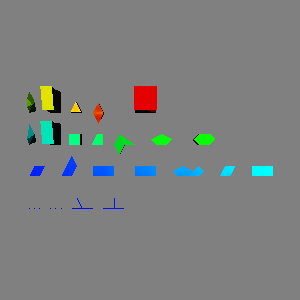

The script that drew this image:
#!/usr/bin/env python

# Demonstrate vtkUnstructuredGridGeometryFilter on an unstructured grid
# containing all VTK linear and quadratic cell types, with shared faces
# between adjacent cells of the same type, colored by blue-to-red LUT.

# Factory overrides
import vtkmodules.vtkInteractionStyle  # noqa: F401
import vtkmodules.vtkRenderingFreeType  # noqa: F401
import vtkmodules.vtkRenderingOpenGL2  # noqa: F401

from vtkmodules.vtkCommonCore import (
    vtkFloatArray,
    vtkIdList,
    vtkIntArray,
    vtkPoints,
)
from vtkmodules.vtkCommonDataModel import (
    VTK_HEXAGONAL_PRISM,
    VTK_HEXAHEDRON,
    VTK_LINE,
    VTK_PENTAGONAL_PRISM,
    VTK_PIXEL,
    VTK_POLY_LINE,
    VTK_POLY_VERTEX,
    VTK_POLYGON,
    VTK_PYRAMID,
    VTK_QUAD,
    VTK_QUADRATIC_HEXAHEDRON,
    VTK_QUADRATIC_PYRAMID,
    VTK_QUADRATIC_QUAD,
    VTK_QUADRATIC_TETRA,
    VTK_QUADRATIC_TRIANGLE,
    VTK_QUADRATIC_WEDGE,
    VTK_TETRA,
    VTK_TRIANGLE,
    VTK_TRIANGLE_STRIP,
    VTK_VERTEX,
    VTK_VOXEL,
    VTK_WEDGE,
    vtkUnstructuredGrid,
)
from vtkmodules.vtkFiltersGeometry import (
    vtkGeometryFilter,
    vtkUnstructuredGridGeometryFilter,
)
from vtkmodules.vtkCommonCore import vtkLookupTable
from vtkmodules.vtkRenderingCore import (
    vtkActor,
    vtkPolyDataMapper,
    vtkRenderWindow,
    vtkRenderWindowInteractor,
    vtkRenderer,
)

points = vtkPoints()
scalars = vtkFloatArray()
scalars.SetName("Scalars")
cell_ids = vtkIntArray()
cell_ids.SetName("CellIds")

grid = vtkUnstructuredGrid()

scalar = 0.0
scalar_step = 0.01
point_id = 0
cell_id = 0
x_offset = 0.0
y_offset = 0.0

# ========== 0D cells ==========

# Vertex: 3 vertices
pid = point_id
for px, py, pz in [(0.0, 0.0, 0.0), (0.5, 0.0, 0.0), (1.0, 0.0, 0.0)]:
    points.InsertNextPoint(x_offset + px, y_offset + py, pz)
    scalars.InsertNextValue(scalar)
    scalar += scalar_step
    point_id += 1
id_list_v0 = vtkIdList()
id_list_v0.InsertNextId(pid)
cell_ids.InsertNextValue(cell_id)
cell_id += 1
grid.InsertNextCell(VTK_VERTEX, id_list_v0)
id_list_v1 = vtkIdList()
id_list_v1.InsertNextId(pid + 1)
cell_ids.InsertNextValue(cell_id)
cell_id += 1
grid.InsertNextCell(VTK_VERTEX, id_list_v1)
id_list_v2 = vtkIdList()
id_list_v2.InsertNextId(pid + 2)
cell_ids.InsertNextValue(cell_id)
cell_id += 1
grid.InsertNextCell(VTK_VERTEX, id_list_v2)

# Poly-vertex
x_offset += 2.0
pid = point_id
for px, py, pz in [(0.0, 0.0, 0.0), (0.5, 0.0, 0.0), (1.0, 0.0, 0.0)]:
    points.InsertNextPoint(x_offset + px, y_offset + py, pz)
    scalars.InsertNextValue(scalar)
    scalar += scalar_step
    point_id += 1
id_list = vtkIdList()
for i in [pid, pid + 1, pid + 2]:
    id_list.InsertNextId(i)
cell_ids.InsertNextValue(cell_id)
cell_id += 1
grid.InsertNextCell(VTK_POLY_VERTEX, id_list)

# ========== 1D cells ==========

# Line: 3 lines, sharing endpoints
x_offset += 2.0
pid = point_id
for px, py, pz in [(0.0, 0.0, 0.0), (1.0, 0.0, 0.0), (2.0, 0.0, 0.0), (0.5, 1.0, 0.0)]:
    points.InsertNextPoint(x_offset + px, y_offset + py, pz)
    scalars.InsertNextValue(scalar)
    scalar += scalar_step
    point_id += 1
id_list_l0 = vtkIdList()
id_list_l0.InsertNextId(pid)
id_list_l0.InsertNextId(pid + 1)
cell_ids.InsertNextValue(cell_id)
cell_id += 1
grid.InsertNextCell(VTK_LINE, id_list_l0)
id_list_l1 = vtkIdList()
id_list_l1.InsertNextId(pid + 1)
id_list_l1.InsertNextId(pid + 2)
cell_ids.InsertNextValue(cell_id)
cell_id += 1
grid.InsertNextCell(VTK_LINE, id_list_l1)
id_list_l2 = vtkIdList()
id_list_l2.InsertNextId(pid + 1)
id_list_l2.InsertNextId(pid + 3)
cell_ids.InsertNextValue(cell_id)
cell_id += 1
grid.InsertNextCell(VTK_LINE, id_list_l2)

# Poly-line: 2 polylines sharing a point
x_offset += 3.0
pid = point_id
for px, py, pz in [(0.0, 0.0, 0.0), (1.0, 0.0, 0.0), (2.0, 0.0, 0.0), (1.0, 1.0, 0.0)]:
    points.InsertNextPoint(x_offset + px, y_offset + py, pz)
    scalars.InsertNextValue(scalar)
    scalar += scalar_step
    point_id += 1
id_list_pl0 = vtkIdList()
id_list_pl0.InsertNextId(pid)
id_list_pl0.InsertNextId(pid + 1)
id_list_pl0.InsertNextId(pid + 2)
cell_ids.InsertNextValue(cell_id)
cell_id += 1
grid.InsertNextCell(VTK_POLY_LINE, id_list_pl0)
id_list_pl1 = vtkIdList()
id_list_pl1.InsertNextId(pid + 1)
id_list_pl1.InsertNextId(pid + 3)
cell_ids.InsertNextValue(cell_id)
cell_id += 1
grid.InsertNextCell(VTK_POLY_LINE, id_list_pl1)

# ========== 2D cells ==========

# Triangle: 3 triangles sharing edges
y_offset += 3.0
x_offset = 0.0
pid = point_id
points.InsertNextPoint(x_offset + 0.0, y_offset + 0.0, 0.0)
scalars.InsertNextValue(scalar)
scalar += scalar_step
point_id += 1
points.InsertNextPoint(x_offset + 1.0, y_offset + 0.0, 0.0)
scalars.InsertNextValue(scalar)
scalar += scalar_step
point_id += 1
points.InsertNextPoint(x_offset + 0.5, y_offset + 1.0, 0.0)
scalars.InsertNextValue(scalar)
scalar += scalar_step
point_id += 1
points.InsertNextPoint(x_offset + 1.5, y_offset + 1.0, 0.0)
scalars.InsertNextValue(scalar)
scalar += scalar_step
point_id += 1
id_list = vtkIdList()
for i in [pid, pid + 1, pid + 2]:
    id_list.InsertNextId(i)
cell_ids.InsertNextValue(cell_id)
cell_id += 1
grid.InsertNextCell(VTK_TRIANGLE, id_list)
id_list = vtkIdList()
for i in [pid + 1, pid + 3, pid + 2]:
    id_list.InsertNextId(i)
cell_ids.InsertNextValue(cell_id)
cell_id += 1
grid.InsertNextCell(VTK_TRIANGLE, id_list)
id_list = vtkIdList()
for i in [pid + 1, pid + 3, pid]:
    id_list.InsertNextId(i)
cell_ids.InsertNextValue(cell_id)
cell_id += 1
grid.InsertNextCell(VTK_TRIANGLE, id_list)

# Triangle strip
x_offset += 3.0
pid = point_id
points.InsertNextPoint(x_offset + 0.0, y_offset + 0.0, 0.0)
scalars.InsertNextValue(scalar)
scalar += scalar_step
point_id += 1
points.InsertNextPoint(x_offset + 1.0, y_offset + 0.0, 0.0)
scalars.InsertNextValue(scalar)
scalar += scalar_step
point_id += 1
points.InsertNextPoint(x_offset + 0.5, y_offset + 1.0, 0.0)
scalars.InsertNextValue(scalar)
scalar += scalar_step
point_id += 1
points.InsertNextPoint(x_offset + 1.5, y_offset + 1.0, 0.0)
scalars.InsertNextValue(scalar)
scalar += scalar_step
point_id += 1
points.InsertNextPoint(x_offset + 1.0, y_offset + 2.0, 0.0)
scalars.InsertNextValue(scalar)
scalar += scalar_step
point_id += 1
id_list = vtkIdList()
for i in [pid, pid + 1, pid + 2, pid + 3, pid + 4]:
    id_list.InsertNextId(i)
cell_ids.InsertNextValue(cell_id)
cell_id += 1
grid.InsertNextCell(VTK_TRIANGLE_STRIP, id_list)

# Quad: 2 quads sharing an edge
x_offset += 3.0
pid = point_id
points.InsertNextPoint(x_offset + 0.0, y_offset + 0.0, 0.0)
scalars.InsertNextValue(scalar)
scalar += scalar_step
point_id += 1
points.InsertNextPoint(x_offset + 1.0, y_offset + 0.0, 0.0)
scalars.InsertNextValue(scalar)
scalar += scalar_step
point_id += 1
points.InsertNextPoint(x_offset + 1.0, y_offset + 1.0, 0.0)
scalars.InsertNextValue(scalar)
scalar += scalar_step
point_id += 1
points.InsertNextPoint(x_offset + 0.0, y_offset + 1.0, 0.0)
scalars.InsertNextValue(scalar)
scalar += scalar_step
point_id += 1
points.InsertNextPoint(x_offset + 2.0, y_offset + 0.0, 0.0)
scalars.InsertNextValue(scalar)
scalar += scalar_step
point_id += 1
points.InsertNextPoint(x_offset + 2.0, y_offset + 1.0, 0.0)
scalars.InsertNextValue(scalar)
scalar += scalar_step
point_id += 1
id_list = vtkIdList()
for i in [pid, pid + 1, pid + 2, pid + 3]:
    id_list.InsertNextId(i)
cell_ids.InsertNextValue(cell_id)
cell_id += 1
grid.InsertNextCell(VTK_QUAD, id_list)
id_list = vtkIdList()
for i in [pid + 1, pid + 4, pid + 5, pid + 2]:
    id_list.InsertNextId(i)
cell_ids.InsertNextValue(cell_id)
cell_id += 1
grid.InsertNextCell(VTK_QUAD, id_list)

# Pixel: 2 pixels sharing an edge
x_offset += 4.0
pid = point_id
points.InsertNextPoint(x_offset + 0.0, y_offset + 0.0, 0.0)
scalars.InsertNextValue(scalar)
scalar += scalar_step
point_id += 1
points.InsertNextPoint(x_offset + 1.0, y_offset + 0.0, 0.0)
scalars.InsertNextValue(scalar)
scalar += scalar_step
point_id += 1
points.InsertNextPoint(x_offset + 0.0, y_offset + 1.0, 0.0)
scalars.InsertNextValue(scalar)
scalar += scalar_step
point_id += 1
points.InsertNextPoint(x_offset + 1.0, y_offset + 1.0, 0.0)
scalars.InsertNextValue(scalar)
scalar += scalar_step
point_id += 1
points.InsertNextPoint(x_offset + 2.0, y_offset + 0.0, 0.0)
scalars.InsertNextValue(scalar)
scalar += scalar_step
point_id += 1
points.InsertNextPoint(x_offset + 2.0, y_offset + 1.0, 0.0)
scalars.InsertNextValue(scalar)
scalar += scalar_step
point_id += 1
id_list = vtkIdList()
for i in [pid, pid + 1, pid + 2, pid + 3]:
    id_list.InsertNextId(i)
cell_ids.InsertNextValue(cell_id)
cell_id += 1
grid.InsertNextCell(VTK_PIXEL, id_list)
id_list = vtkIdList()
for i in [pid + 1, pid + 4, pid + 3, pid + 5]:
    id_list.InsertNextId(i)
cell_ids.InsertNextValue(cell_id)
cell_id += 1
grid.InsertNextCell(VTK_PIXEL, id_list)

# Polygon: 2 pentagons sharing an edge
x_offset += 4.0
pid = point_id
points.InsertNextPoint(x_offset + 0.0, y_offset + 0.0, 0.0)
scalars.InsertNextValue(scalar)
scalar += scalar_step
point_id += 1
points.InsertNextPoint(x_offset + 1.0, y_offset + 0.0, 0.0)
scalars.InsertNextValue(scalar)
scalar += scalar_step
point_id += 1
points.InsertNextPoint(x_offset + 1.5, y_offset + 0.5, 0.0)
scalars.InsertNextValue(scalar)
scalar += scalar_step
point_id += 1
points.InsertNextPoint(x_offset + 0.5, y_offset + 1.0, 0.0)
scalars.InsertNextValue(scalar)
scalar += scalar_step
point_id += 1
points.InsertNextPoint(x_offset - 0.5, y_offset + 0.5, 0.0)
scalars.InsertNextValue(scalar)
scalar += scalar_step
point_id += 1
points.InsertNextPoint(x_offset + 2.0, y_offset + 0.0, 0.0)
scalars.InsertNextValue(scalar)
scalar += scalar_step
point_id += 1
points.InsertNextPoint(x_offset + 2.5, y_offset + 0.5, 0.0)
scalars.InsertNextValue(scalar)
scalar += scalar_step
point_id += 1
points.InsertNextPoint(x_offset + 2.0, y_offset + 1.0, 0.0)
scalars.InsertNextValue(scalar)
scalar += scalar_step
point_id += 1
id_list = vtkIdList()
for i in [pid, pid + 1, pid + 2, pid + 3, pid + 4]:
    id_list.InsertNextId(i)
cell_ids.InsertNextValue(cell_id)
cell_id += 1
grid.InsertNextCell(VTK_POLYGON, id_list)
id_list = vtkIdList()
for i in [pid + 1, pid + 5, pid + 6, pid + 7, pid + 2]:
    id_list.InsertNextId(i)
cell_ids.InsertNextValue(cell_id)
cell_id += 1
grid.InsertNextCell(VTK_POLYGON, id_list)

# Quadratic triangle: 2 sharing an edge
x_offset += 4.0
pid = point_id
# Corner points
points.InsertNextPoint(x_offset + 0.0, y_offset + 0.0, 0.0)
scalars.InsertNextValue(scalar)
scalar += scalar_step
point_id += 1
points.InsertNextPoint(x_offset + 1.0, y_offset + 0.0, 0.0)
scalars.InsertNextValue(scalar)
scalar += scalar_step
point_id += 1
points.InsertNextPoint(x_offset + 0.5, y_offset + 1.0, 0.0)
scalars.InsertNextValue(scalar)
scalar += scalar_step
point_id += 1
points.InsertNextPoint(x_offset + 1.5, y_offset + 1.0, 0.0)
scalars.InsertNextValue(scalar)
scalar += scalar_step
point_id += 1
# Mid-edge points for first triangle
points.InsertNextPoint(x_offset + 0.5, y_offset + 0.0, 0.0)
scalars.InsertNextValue(scalar)
scalar += scalar_step
point_id += 1
points.InsertNextPoint(x_offset + 0.75, y_offset + 0.5, 0.0)
scalars.InsertNextValue(scalar)
scalar += scalar_step
point_id += 1
points.InsertNextPoint(x_offset + 0.25, y_offset + 0.5, 0.0)
scalars.InsertNextValue(scalar)
scalar += scalar_step
point_id += 1
# Mid-edge points for second triangle
points.InsertNextPoint(x_offset + 1.25, y_offset + 0.5, 0.0)
scalars.InsertNextValue(scalar)
scalar += scalar_step
point_id += 1
points.InsertNextPoint(x_offset + 1.0, y_offset + 1.0, 0.0)
scalars.InsertNextValue(scalar)
scalar += scalar_step
point_id += 1
id_list = vtkIdList()
for i in [pid, pid + 1, pid + 2, pid + 4, pid + 5, pid + 6]:
    id_list.InsertNextId(i)
cell_ids.InsertNextValue(cell_id)
cell_id += 1
grid.InsertNextCell(VTK_QUADRATIC_TRIANGLE, id_list)
id_list = vtkIdList()
for i in [pid + 1, pid + 3, pid + 2, pid + 7, pid + 8, pid + 5]:
    id_list.InsertNextId(i)
cell_ids.InsertNextValue(cell_id)
cell_id += 1
grid.InsertNextCell(VTK_QUADRATIC_TRIANGLE, id_list)

# Quadratic quad: 2 sharing an edge
x_offset += 3.0
pid = point_id
# Corners
points.InsertNextPoint(x_offset + 0.0, y_offset + 0.0, 0.0)
scalars.InsertNextValue(scalar)
scalar += scalar_step
point_id += 1
points.InsertNextPoint(x_offset + 1.0, y_offset + 0.0, 0.0)
scalars.InsertNextValue(scalar)
scalar += scalar_step
point_id += 1
points.InsertNextPoint(x_offset + 1.0, y_offset + 1.0, 0.0)
scalars.InsertNextValue(scalar)
scalar += scalar_step
point_id += 1
points.InsertNextPoint(x_offset + 0.0, y_offset + 1.0, 0.0)
scalars.InsertNextValue(scalar)
scalar += scalar_step
point_id += 1
points.InsertNextPoint(x_offset + 2.0, y_offset + 0.0, 0.0)
scalars.InsertNextValue(scalar)
scalar += scalar_step
point_id += 1
points.InsertNextPoint(x_offset + 2.0, y_offset + 1.0, 0.0)
scalars.InsertNextValue(scalar)
scalar += scalar_step
point_id += 1
# Mid-edge points first quad
points.InsertNextPoint(x_offset + 0.5, y_offset + 0.0, 0.0)
scalars.InsertNextValue(scalar)
scalar += scalar_step
point_id += 1
points.InsertNextPoint(x_offset + 1.0, y_offset + 0.5, 0.0)
scalars.InsertNextValue(scalar)
scalar += scalar_step
point_id += 1
points.InsertNextPoint(x_offset + 0.5, y_offset + 1.0, 0.0)
scalars.InsertNextValue(scalar)
scalar += scalar_step
point_id += 1
points.InsertNextPoint(x_offset + 0.0, y_offset + 0.5, 0.0)
scalars.InsertNextValue(scalar)
scalar += scalar_step
point_id += 1
# Mid-edge points second quad
points.InsertNextPoint(x_offset + 1.5, y_offset + 0.0, 0.0)
scalars.InsertNextValue(scalar)
scalar += scalar_step
point_id += 1
points.InsertNextPoint(x_offset + 2.0, y_offset + 0.5, 0.0)
scalars.InsertNextValue(scalar)
scalar += scalar_step
point_id += 1
points.InsertNextPoint(x_offset + 1.5, y_offset + 1.0, 0.0)
scalars.InsertNextValue(scalar)
scalar += scalar_step
point_id += 1
id_list = vtkIdList()
for i in [pid, pid + 1, pid + 2, pid + 3, pid + 6, pid + 7, pid + 8, pid + 9]:
    id_list.InsertNextId(i)
cell_ids.InsertNextValue(cell_id)
cell_id += 1
grid.InsertNextCell(VTK_QUADRATIC_QUAD, id_list)
id_list = vtkIdList()
for i in [pid + 1, pid + 4, pid + 5, pid + 2, pid + 10, pid + 11, pid + 12, pid + 7]:
    id_list.InsertNextId(i)
cell_ids.InsertNextValue(cell_id)
cell_id += 1
grid.InsertNextCell(VTK_QUADRATIC_QUAD, id_list)

# ========== 3D cells ==========

# Tetra: 2 tetra sharing a face
y_offset += 3.0
x_offset = 0.0
pid = point_id
points.InsertNextPoint(x_offset + 0.0, y_offset + 0.0, 0.0)
scalars.InsertNextValue(scalar)
scalar += scalar_step
point_id += 1
points.InsertNextPoint(x_offset + 0.5, y_offset + 1.0, 0.0)
scalars.InsertNextValue(scalar)
scalar += scalar_step
point_id += 1
points.InsertNextPoint(x_offset + 0.0, y_offset + 2.0, 0.0)
scalars.InsertNextValue(scalar)
scalar += scalar_step
point_id += 1
points.InsertNextPoint(x_offset + 0.0, y_offset + 0.5, 1.0)
scalars.InsertNextValue(scalar)
scalar += scalar_step
point_id += 1
points.InsertNextPoint(x_offset + 0.25, y_offset + 0.3, -2.0)
scalars.InsertNextValue(scalar)
scalar += scalar_step
point_id += 1
id_list = vtkIdList()
for i in [pid, pid + 1, pid + 2, pid + 3]:
    id_list.InsertNextId(i)
cell_ids.InsertNextValue(cell_id)
cell_id += 1
grid.InsertNextCell(VTK_TETRA, id_list)
id_list = vtkIdList()
for i in [pid, pid + 2, pid + 1, pid + 4]:
    id_list.InsertNextId(i)
cell_ids.InsertNextValue(cell_id)
cell_id += 1
grid.InsertNextCell(VTK_TETRA, id_list)

# Hexahedron: 2 hexahedra sharing a face
x_offset += 2.0
pid = point_id
# Back face
points.InsertNextPoint(x_offset + 0.0, y_offset + 0.0, 0.0)
scalars.InsertNextValue(scalar)
scalar += scalar_step
point_id += 1
points.InsertNextPoint(x_offset + 1.0, y_offset + 0.0, 0.0)
scalars.InsertNextValue(scalar)
scalar += scalar_step
point_id += 1
points.InsertNextPoint(x_offset + 1.0, y_offset + 2.0, 0.0)
scalars.InsertNextValue(scalar)
scalar += scalar_step
point_id += 1
points.InsertNextPoint(x_offset + 0.0, y_offset + 2.0, 0.0)
scalars.InsertNextValue(scalar)
scalar += scalar_step
point_id += 1
# Common face
points.InsertNextPoint(x_offset + 0.1, y_offset + 0.1, 3.0)
scalars.InsertNextValue(scalar)
scalar += scalar_step
point_id += 1
points.InsertNextPoint(x_offset + 0.9, y_offset + 0.1, 3.0)
scalars.InsertNextValue(scalar)
scalar += scalar_step
point_id += 1
points.InsertNextPoint(x_offset + 0.9, y_offset + 1.9, 3.0)
scalars.InsertNextValue(scalar)
scalar += scalar_step
point_id += 1
points.InsertNextPoint(x_offset + 0.1, y_offset + 1.9, 3.0)
scalars.InsertNextValue(scalar)
scalar += scalar_step
point_id += 1
# Front face
points.InsertNextPoint(x_offset + 0.0, y_offset + 0.0, 4.0)
scalars.InsertNextValue(scalar)
scalar += scalar_step
point_id += 1
points.InsertNextPoint(x_offset + 1.0, y_offset + 0.0, 4.0)
scalars.InsertNextValue(scalar)
scalar += scalar_step
point_id += 1
points.InsertNextPoint(x_offset + 1.0, y_offset + 2.0, 5.0)
scalars.InsertNextValue(scalar)
scalar += scalar_step
point_id += 1
points.InsertNextPoint(x_offset + 0.0, y_offset + 2.0, 5.0)
scalars.InsertNextValue(scalar)
scalar += scalar_step
point_id += 1
id_list = vtkIdList()
for i in [pid, pid + 1, pid + 2, pid + 3, pid + 4, pid + 5, pid + 6, pid + 7]:
    id_list.InsertNextId(i)
cell_ids.InsertNextValue(cell_id)
cell_id += 1
grid.InsertNextCell(VTK_HEXAHEDRON, id_list)
id_list = vtkIdList()
for i in [pid + 4, pid + 5, pid + 6, pid + 7, pid + 8, pid + 9, pid + 10, pid + 11]:
    id_list.InsertNextId(i)
cell_ids.InsertNextValue(cell_id)
cell_id += 1
grid.InsertNextCell(VTK_HEXAHEDRON, id_list)

# Voxel: 2 voxels sharing a face
x_offset += 2.0
pid = point_id
points.InsertNextPoint(x_offset + 0.0, y_offset + 0.0, 0.0)
scalars.InsertNextValue(scalar)
scalar += scalar_step
point_id += 1
points.InsertNextPoint(x_offset + 1.0, y_offset + 0.0, 0.0)
scalars.InsertNextValue(scalar)
scalar += scalar_step
point_id += 1
points.InsertNextPoint(x_offset + 0.0, y_offset + 1.0, 0.0)
scalars.InsertNextValue(scalar)
scalar += scalar_step
point_id += 1
points.InsertNextPoint(x_offset + 1.0, y_offset + 1.0, 0.0)
scalars.InsertNextValue(scalar)
scalar += scalar_step
point_id += 1
points.InsertNextPoint(x_offset + 0.0, y_offset + 0.0, 1.0)
scalars.InsertNextValue(scalar)
scalar += scalar_step
point_id += 1
points.InsertNextPoint(x_offset + 1.0, y_offset + 0.0, 1.0)
scalars.InsertNextValue(scalar)
scalar += scalar_step
point_id += 1
points.InsertNextPoint(x_offset + 0.0, y_offset + 1.0, 1.0)
scalars.InsertNextValue(scalar)
scalar += scalar_step
point_id += 1
points.InsertNextPoint(x_offset + 1.0, y_offset + 1.0, 1.0)
scalars.InsertNextValue(scalar)
scalar += scalar_step
point_id += 1
points.InsertNextPoint(x_offset + 0.0, y_offset + 0.0, 2.0)
scalars.InsertNextValue(scalar)
scalar += scalar_step
point_id += 1
points.InsertNextPoint(x_offset + 1.0, y_offset + 0.0, 2.0)
scalars.InsertNextValue(scalar)
scalar += scalar_step
point_id += 1
points.InsertNextPoint(x_offset + 0.0, y_offset + 1.0, 2.0)
scalars.InsertNextValue(scalar)
scalar += scalar_step
point_id += 1
points.InsertNextPoint(x_offset + 1.0, y_offset + 1.0, 2.0)
scalars.InsertNextValue(scalar)
scalar += scalar_step
point_id += 1
id_list = vtkIdList()
for i in [pid, pid + 1, pid + 2, pid + 3, pid + 4, pid + 5, pid + 6, pid + 7]:
    id_list.InsertNextId(i)
cell_ids.InsertNextValue(cell_id)
cell_id += 1
grid.InsertNextCell(VTK_VOXEL, id_list)
id_list = vtkIdList()
for i in [pid + 4, pid + 5, pid + 6, pid + 7, pid + 8, pid + 9, pid + 10, pid + 11]:
    id_list.InsertNextId(i)
cell_ids.InsertNextValue(cell_id)
cell_id += 1
grid.InsertNextCell(VTK_VOXEL, id_list)

# Wedge: 3 wedges, sharing triangle and quad faces
x_offset += 2.0
pid = point_id
points.InsertNextPoint(x_offset + 0.0, y_offset + 0.0, 1.0)
scalars.InsertNextValue(scalar)
scalar += scalar_step
point_id += 1
points.InsertNextPoint(x_offset + 1.0, y_offset + 0.0, 1.0)
scalars.InsertNextValue(scalar)
scalar += scalar_step
point_id += 1
points.InsertNextPoint(x_offset + 0.5, y_offset + 1.0, 1.0)
scalars.InsertNextValue(scalar)
scalar += scalar_step
point_id += 1
points.InsertNextPoint(x_offset + 0.0, y_offset + 0.0, 0.0)
scalars.InsertNextValue(scalar)
scalar += scalar_step
point_id += 1
points.InsertNextPoint(x_offset + 1.0, y_offset + 0.0, 0.0)
scalars.InsertNextValue(scalar)
scalar += scalar_step
point_id += 1
points.InsertNextPoint(x_offset + 0.5, y_offset + 1.0, 0.0)
scalars.InsertNextValue(scalar)
scalar += scalar_step
point_id += 1
points.InsertNextPoint(x_offset + 0.1, y_offset + 0.1, -1.0)
scalars.InsertNextValue(scalar)
scalar += scalar_step
point_id += 1
points.InsertNextPoint(x_offset + 0.9, y_offset + 0.1, -1.0)
scalars.InsertNextValue(scalar)
scalar += scalar_step
point_id += 1
points.InsertNextPoint(x_offset + 0.5, y_offset + 0.9, -1.0)
scalars.InsertNextValue(scalar)
scalar += scalar_step
point_id += 1
points.InsertNextPoint(x_offset + 1.0, y_offset + 1.0, 1.0)
scalars.InsertNextValue(scalar)
scalar += scalar_step
point_id += 1
points.InsertNextPoint(x_offset + 1.0, y_offset + 1.0, 0.0)
scalars.InsertNextValue(scalar)
scalar += scalar_step
point_id += 1
id_list = vtkIdList()
for i in [pid, pid + 1, pid + 2, pid + 3, pid + 4, pid + 5]:
    id_list.InsertNextId(i)
cell_ids.InsertNextValue(cell_id)
cell_id += 1
grid.InsertNextCell(VTK_WEDGE, id_list)
id_list = vtkIdList()
for i in [pid + 3, pid + 4, pid + 5, pid + 6, pid + 7, pid + 8]:
    id_list.InsertNextId(i)
cell_ids.InsertNextValue(cell_id)
cell_id += 1
grid.InsertNextCell(VTK_WEDGE, id_list)
id_list = vtkIdList()
for i in [pid + 2, pid + 1, pid + 9, pid + 5, pid + 4, pid + 10]:
    id_list.InsertNextId(i)
cell_ids.InsertNextValue(cell_id)
cell_id += 1
grid.InsertNextCell(VTK_WEDGE, id_list)

# Pyramid: 3 pyramids, sharing base and triangle faces
x_offset += 2.0
pid = point_id
points.InsertNextPoint(x_offset + 0.0, y_offset + 0.0, 0.2)
scalars.InsertNextValue(scalar)
scalar += scalar_step
point_id += 1
points.InsertNextPoint(x_offset + 1.0, y_offset + 0.0, 0.0)
scalars.InsertNextValue(scalar)
scalar += scalar_step
point_id += 1
points.InsertNextPoint(x_offset + 1.0, y_offset + 0.0, -1.0)
scalars.InsertNextValue(scalar)
scalar += scalar_step
point_id += 1
points.InsertNextPoint(x_offset + 0.0, y_offset + 0.0, -1.2)
scalars.InsertNextValue(scalar)
scalar += scalar_step
point_id += 1
points.InsertNextPoint(x_offset + 0.5, y_offset + 1.0, -0.5)
scalars.InsertNextValue(scalar)
scalar += scalar_step
point_id += 1
points.InsertNextPoint(x_offset + 0.5, y_offset - 1.0, -0.5)
scalars.InsertNextValue(scalar)
scalar += scalar_step
point_id += 1
points.InsertNextPoint(x_offset + 2.0, y_offset + 0.0, -0.1)
scalars.InsertNextValue(scalar)
scalar += scalar_step
point_id += 1
points.InsertNextPoint(x_offset + 2.0, y_offset + 0.0, -0.9)
scalars.InsertNextValue(scalar)
scalar += scalar_step
point_id += 1
id_list = vtkIdList()
for i in [pid, pid + 1, pid + 2, pid + 3, pid + 4]:
    id_list.InsertNextId(i)
cell_ids.InsertNextValue(cell_id)
cell_id += 1
grid.InsertNextCell(VTK_PYRAMID, id_list)
id_list = vtkIdList()
for i in [pid + 3, pid + 2, pid + 1, pid, pid + 5]:
    id_list.InsertNextId(i)
cell_ids.InsertNextValue(cell_id)
cell_id += 1
grid.InsertNextCell(VTK_PYRAMID, id_list)
id_list = vtkIdList()
for i in [pid + 1, pid + 6, pid + 7, pid + 2, pid + 4]:
    id_list.InsertNextId(i)
cell_ids.InsertNextValue(cell_id)
cell_id += 1
grid.InsertNextCell(VTK_PYRAMID, id_list)

# Pentagonal prism: 3 prisms sharing faces
x_offset += 4.0
pid = point_id
# Top pentagon
points.InsertNextPoint(x_offset + 0.0, y_offset + 0.0, 1.0)
scalars.InsertNextValue(scalar)
scalar += scalar_step
point_id += 1
points.InsertNextPoint(x_offset + 1.0, y_offset + 0.0, 1.0)
scalars.InsertNextValue(scalar)
scalar += scalar_step
point_id += 1
points.InsertNextPoint(x_offset + 1.5, y_offset + 0.5, 1.0)
scalars.InsertNextValue(scalar)
scalar += scalar_step
point_id += 1
points.InsertNextPoint(x_offset + 0.5, y_offset + 1.0, 1.0)
scalars.InsertNextValue(scalar)
scalar += scalar_step
point_id += 1
points.InsertNextPoint(x_offset - 0.5, y_offset + 0.5, 1.0)
scalars.InsertNextValue(scalar)
scalar += scalar_step
point_id += 1
# Middle pentagon
points.InsertNextPoint(x_offset + 0.0, y_offset + 0.0, 0.0)
scalars.InsertNextValue(scalar)
scalar += scalar_step
point_id += 1
points.InsertNextPoint(x_offset + 1.0, y_offset + 0.0, 0.0)
scalars.InsertNextValue(scalar)
scalar += scalar_step
point_id += 1
points.InsertNextPoint(x_offset + 1.5, y_offset + 0.5, 0.0)
scalars.InsertNextValue(scalar)
scalar += scalar_step
point_id += 1
points.InsertNextPoint(x_offset + 0.5, y_offset + 1.0, 0.0)
scalars.InsertNextValue(scalar)
scalar += scalar_step
point_id += 1
points.InsertNextPoint(x_offset - 0.5, y_offset + 0.5, 0.0)
scalars.InsertNextValue(scalar)
scalar += scalar_step
point_id += 1
# Bottom pentagon
points.InsertNextPoint(x_offset + 0.0, y_offset + 0.0, -1.0)
scalars.InsertNextValue(scalar)
scalar += scalar_step
point_id += 1
points.InsertNextPoint(x_offset + 1.0, y_offset + 0.0, -1.0)
scalars.InsertNextValue(scalar)
scalar += scalar_step
point_id += 1
points.InsertNextPoint(x_offset + 1.5, y_offset + 0.5, -1.0)
scalars.InsertNextValue(scalar)
scalar += scalar_step
point_id += 1
points.InsertNextPoint(x_offset + 0.5, y_offset + 1.0, -1.0)
scalars.InsertNextValue(scalar)
scalar += scalar_step
point_id += 1
points.InsertNextPoint(x_offset - 0.5, y_offset + 0.5, -1.0)
scalars.InsertNextValue(scalar)
scalar += scalar_step
point_id += 1
id_list = vtkIdList()
for i in [pid, pid + 4, pid + 3, pid + 2, pid + 1, pid + 5, pid + 9, pid + 8, pid + 7, pid + 6]:
    id_list.InsertNextId(i)
cell_ids.InsertNextValue(cell_id)
cell_id += 1
grid.InsertNextCell(VTK_PENTAGONAL_PRISM, id_list)
id_list = vtkIdList()
for i in [pid + 5, pid + 9, pid + 8, pid + 7, pid + 6, pid + 10, pid + 14, pid + 13, pid + 12, pid + 11]:
    id_list.InsertNextId(i)
cell_ids.InsertNextValue(cell_id)
cell_id += 1
grid.InsertNextCell(VTK_PENTAGONAL_PRISM, id_list)

# Hexagonal prism: 2 prisms sharing a face
x_offset += 4.0
pid = point_id
# Top hexagon
points.InsertNextPoint(x_offset + 0.0, y_offset + 0.0, 1.0)
scalars.InsertNextValue(scalar)
scalar += scalar_step
point_id += 1
points.InsertNextPoint(x_offset + 1.0, y_offset + 0.0, 1.0)
scalars.InsertNextValue(scalar)
scalar += scalar_step
point_id += 1
points.InsertNextPoint(x_offset + 1.5, y_offset + 0.5, 1.0)
scalars.InsertNextValue(scalar)
scalar += scalar_step
point_id += 1
points.InsertNextPoint(x_offset + 1.0, y_offset + 1.0, 1.0)
scalars.InsertNextValue(scalar)
scalar += scalar_step
point_id += 1
points.InsertNextPoint(x_offset + 0.0, y_offset + 1.0, 1.0)
scalars.InsertNextValue(scalar)
scalar += scalar_step
point_id += 1
points.InsertNextPoint(x_offset - 0.5, y_offset + 0.5, 1.0)
scalars.InsertNextValue(scalar)
scalar += scalar_step
point_id += 1
# Middle hexagon
points.InsertNextPoint(x_offset + 0.0, y_offset + 0.0, 0.0)
scalars.InsertNextValue(scalar)
scalar += scalar_step
point_id += 1
points.InsertNextPoint(x_offset + 1.0, y_offset + 0.0, 0.0)
scalars.InsertNextValue(scalar)
scalar += scalar_step
point_id += 1
points.InsertNextPoint(x_offset + 1.5, y_offset + 0.5, 0.0)
scalars.InsertNextValue(scalar)
scalar += scalar_step
point_id += 1
points.InsertNextPoint(x_offset + 1.0, y_offset + 1.0, 0.0)
scalars.InsertNextValue(scalar)
scalar += scalar_step
point_id += 1
points.InsertNextPoint(x_offset + 0.0, y_offset + 1.0, 0.0)
scalars.InsertNextValue(scalar)
scalar += scalar_step
point_id += 1
points.InsertNextPoint(x_offset - 0.5, y_offset + 0.5, 0.0)
scalars.InsertNextValue(scalar)
scalar += scalar_step
point_id += 1
# Bottom hexagon
points.InsertNextPoint(x_offset + 0.0, y_offset + 0.0, -1.0)
scalars.InsertNextValue(scalar)
scalar += scalar_step
point_id += 1
points.InsertNextPoint(x_offset + 1.0, y_offset + 0.0, -1.0)
scalars.InsertNextValue(scalar)
scalar += scalar_step
point_id += 1
points.InsertNextPoint(x_offset + 1.5, y_offset + 0.5, -1.0)
scalars.InsertNextValue(scalar)
scalar += scalar_step
point_id += 1
points.InsertNextPoint(x_offset + 1.0, y_offset + 1.0, -1.0)
scalars.InsertNextValue(scalar)
scalar += scalar_step
point_id += 1
points.InsertNextPoint(x_offset + 0.0, y_offset + 1.0, -1.0)
scalars.InsertNextValue(scalar)
scalar += scalar_step
point_id += 1
points.InsertNextPoint(x_offset - 0.5, y_offset + 0.5, -1.0)
scalars.InsertNextValue(scalar)
scalar += scalar_step
point_id += 1
id_list = vtkIdList()
for i in [pid, pid + 5, pid + 4, pid + 3, pid + 2, pid + 1, pid + 6, pid + 11, pid + 10, pid + 9, pid + 8, pid + 7]:
    id_list.InsertNextId(i)
cell_ids.InsertNextValue(cell_id)
cell_id += 1
grid.InsertNextCell(VTK_HEXAGONAL_PRISM, id_list)
id_list = vtkIdList()
for i in [pid + 6, pid + 11, pid + 10, pid + 9, pid + 8, pid + 7, pid + 12, pid + 17, pid + 16, pid + 15, pid + 14, pid + 13]:
    id_list.InsertNextId(i)
cell_ids.InsertNextValue(cell_id)
cell_id += 1
grid.InsertNextCell(VTK_HEXAGONAL_PRISM, id_list)

# ========== Quadratic 3D cells ==========

# Quadratic tetra: 2 sharing a face
y_offset += 3.0
x_offset = 0.0
pid = point_id
# Corner points
points.InsertNextPoint(x_offset + 0.0, y_offset + 0.0, 0.0)
scalars.InsertNextValue(scalar)
scalar += scalar_step
point_id += 1
points.InsertNextPoint(x_offset + 0.5, y_offset + 1.0, 0.0)
scalars.InsertNextValue(scalar)
scalar += scalar_step
point_id += 1
points.InsertNextPoint(x_offset + 0.0, y_offset + 2.0, 0.0)
scalars.InsertNextValue(scalar)
scalar += scalar_step
point_id += 1
points.InsertNextPoint(x_offset + 0.0, y_offset + 0.5, 1.0)
scalars.InsertNextValue(scalar)
scalar += scalar_step
point_id += 1
points.InsertNextPoint(x_offset + 0.25, y_offset + 0.3, -2.0)
scalars.InsertNextValue(scalar)
scalar += scalar_step
point_id += 1
# Mid-edge on common face
points.InsertNextPoint(x_offset + 0.25, y_offset + 0.6, 0.0)
scalars.InsertNextValue(scalar)
scalar += scalar_step
point_id += 1
points.InsertNextPoint(x_offset + 0.3, y_offset + 1.5, 0.0)
scalars.InsertNextValue(scalar)
scalar += scalar_step
point_id += 1
points.InsertNextPoint(x_offset - 0.2, y_offset + 1.0, 0.0)
scalars.InsertNextValue(scalar)
scalar += scalar_step
point_id += 1
# Mid-edge first tetra
points.InsertNextPoint(x_offset + 0.0, y_offset + 0.3, 0.5)
scalars.InsertNextValue(scalar)
scalar += scalar_step
point_id += 1
points.InsertNextPoint(x_offset + 0.4, y_offset + 0.75, 0.5)
scalars.InsertNextValue(scalar)
scalar += scalar_step
point_id += 1
points.InsertNextPoint(x_offset + 0.0, y_offset + 1.25, 1.0)
scalars.InsertNextValue(scalar)
scalar += scalar_step
point_id += 1
# Mid-edge second tetra
points.InsertNextPoint(x_offset + 0.125, y_offset + 0.15, -1.0)
scalars.InsertNextValue(scalar)
scalar += scalar_step
point_id += 1
points.InsertNextPoint(x_offset + 0.125, y_offset + 1.15, -1.0)
scalars.InsertNextValue(scalar)
scalar += scalar_step
point_id += 1
points.InsertNextPoint(x_offset + 0.375, y_offset + 0.65, -1.0)
scalars.InsertNextValue(scalar)
scalar += scalar_step
point_id += 1
id_list = vtkIdList()
for i in [pid, pid + 1, pid + 2, pid + 3, pid + 5, pid + 6, pid + 7, pid + 8, pid + 9, pid + 10]:
    id_list.InsertNextId(i)
cell_ids.InsertNextValue(cell_id)
cell_id += 1
grid.InsertNextCell(VTK_QUADRATIC_TETRA, id_list)
id_list = vtkIdList()
for i in [pid, pid + 2, pid + 1, pid + 4, pid + 7, pid + 6, pid + 5, pid + 11, pid + 12, pid + 13]:
    id_list.InsertNextId(i)
cell_ids.InsertNextValue(cell_id)
cell_id += 1
grid.InsertNextCell(VTK_QUADRATIC_TETRA, id_list)

# Quadratic hexahedron: 2 sharing a face
x_offset += 2.0
pid = point_id
# Back face 0-3
points.InsertNextPoint(x_offset + 0.0, y_offset + 0.0, 0.0)
scalars.InsertNextValue(scalar)
scalar += scalar_step
point_id += 1
points.InsertNextPoint(x_offset + 1.0, y_offset + 0.0, 0.0)
scalars.InsertNextValue(scalar)
scalar += scalar_step
point_id += 1
points.InsertNextPoint(x_offset + 1.0, y_offset + 2.0, 0.0)
scalars.InsertNextValue(scalar)
scalar += scalar_step
point_id += 1
points.InsertNextPoint(x_offset + 0.0, y_offset + 2.0, 0.0)
scalars.InsertNextValue(scalar)
scalar += scalar_step
point_id += 1
# Common face 4-7
points.InsertNextPoint(x_offset + 0.1, y_offset + 0.1, 3.0)
scalars.InsertNextValue(scalar)
scalar += scalar_step
point_id += 1
points.InsertNextPoint(x_offset + 0.9, y_offset + 0.1, 3.0)
scalars.InsertNextValue(scalar)
scalar += scalar_step
point_id += 1
points.InsertNextPoint(x_offset + 0.9, y_offset + 1.9, 3.0)
scalars.InsertNextValue(scalar)
scalar += scalar_step
point_id += 1
points.InsertNextPoint(x_offset + 0.1, y_offset + 1.9, 3.0)
scalars.InsertNextValue(scalar)
scalar += scalar_step
point_id += 1
# Front face 8-11
points.InsertNextPoint(x_offset + 0.0, y_offset + 0.0, 4.0)
scalars.InsertNextValue(scalar)
scalar += scalar_step
point_id += 1
points.InsertNextPoint(x_offset + 1.0, y_offset + 0.0, 4.0)
scalars.InsertNextValue(scalar)
scalar += scalar_step
point_id += 1
points.InsertNextPoint(x_offset + 1.0, y_offset + 2.0, 5.0)
scalars.InsertNextValue(scalar)
scalar += scalar_step
point_id += 1
points.InsertNextPoint(x_offset + 0.0, y_offset + 2.0, 5.0)
scalars.InsertNextValue(scalar)
scalar += scalar_step
point_id += 1
# Mid-edge back face 12-15
points.InsertNextPoint(x_offset + 0.5, y_offset + 0.0, 0.0)
scalars.InsertNextValue(scalar)
scalar += scalar_step
point_id += 1
points.InsertNextPoint(x_offset + 1.0, y_offset + 1.0, 0.0)
scalars.InsertNextValue(scalar)
scalar += scalar_step
point_id += 1
points.InsertNextPoint(x_offset + 0.5, y_offset + 2.0, 0.0)
scalars.InsertNextValue(scalar)
scalar += scalar_step
point_id += 1
points.InsertNextPoint(x_offset + 0.0, y_offset + 1.0, 0.0)
scalars.InsertNextValue(scalar)
scalar += scalar_step
point_id += 1
# Mid-edge common face 16-19
points.InsertNextPoint(x_offset + 0.5, y_offset + 0.1, 3.0)
scalars.InsertNextValue(scalar)
scalar += scalar_step
point_id += 1
points.InsertNextPoint(x_offset + 0.9, y_offset + 1.0, 3.0)
scalars.InsertNextValue(scalar)
scalar += scalar_step
point_id += 1
points.InsertNextPoint(x_offset + 0.5, y_offset + 1.9, 3.0)
scalars.InsertNextValue(scalar)
scalar += scalar_step
point_id += 1
points.InsertNextPoint(x_offset + 0.1, y_offset + 1.0, 3.0)
scalars.InsertNextValue(scalar)
scalar += scalar_step
point_id += 1
# Mid-edge between back and common 20-23
points.InsertNextPoint(x_offset + 0.05, y_offset + 0.05, 1.5)
scalars.InsertNextValue(scalar)
scalar += scalar_step
point_id += 1
points.InsertNextPoint(x_offset + 0.95, y_offset + 0.05, 1.5)
scalars.InsertNextValue(scalar)
scalar += scalar_step
point_id += 1
points.InsertNextPoint(x_offset + 0.95, y_offset + 1.95, 1.5)
scalars.InsertNextValue(scalar)
scalar += scalar_step
point_id += 1
points.InsertNextPoint(x_offset + 0.05, y_offset + 1.95, 1.5)
scalars.InsertNextValue(scalar)
scalar += scalar_step
point_id += 1
# Mid-edge front face 24-27
points.InsertNextPoint(x_offset + 0.5, y_offset + 0.0, 4.0)
scalars.InsertNextValue(scalar)
scalar += scalar_step
point_id += 1
points.InsertNextPoint(x_offset + 1.0, y_offset + 1.0, 4.5)
scalars.InsertNextValue(scalar)
scalar += scalar_step
point_id += 1
points.InsertNextPoint(x_offset + 0.5, y_offset + 2.0, 5.0)
scalars.InsertNextValue(scalar)
scalar += scalar_step
point_id += 1
points.InsertNextPoint(x_offset + 0.0, y_offset + 1.0, 4.5)
scalars.InsertNextValue(scalar)
scalar += scalar_step
point_id += 1
# Mid-edge between common and front 28-31
points.InsertNextPoint(x_offset + 0.05, y_offset + 0.05, 3.5)
scalars.InsertNextValue(scalar)
scalar += scalar_step
point_id += 1
points.InsertNextPoint(x_offset + 0.95, y_offset + 0.05, 3.5)
scalars.InsertNextValue(scalar)
scalar += scalar_step
point_id += 1
points.InsertNextPoint(x_offset + 0.95, y_offset + 1.95, 4.0)
scalars.InsertNextValue(scalar)
scalar += scalar_step
point_id += 1
points.InsertNextPoint(x_offset + 0.05, y_offset + 1.95, 4.0)
scalars.InsertNextValue(scalar)
scalar += scalar_step
point_id += 1
id_list = vtkIdList()
for i in [pid, pid + 1, pid + 2, pid + 3,pid + 4, pid + 5, pid + 6, pid + 7,pid + 12, pid + 13, pid + 14, pid + 15,pid + 16, pid + 17, pid + 18, pid + 19,pid + 20, pid + 21, pid + 22, pid + 23]:
    id_list.InsertNextId(i)
cell_ids.InsertNextValue(cell_id)
cell_id += 1
grid.InsertNextCell(VTK_QUADRATIC_HEXAHEDRON, id_list)
id_list = vtkIdList()
for i in [pid + 4, pid + 5, pid + 6, pid + 7,pid + 8, pid + 9, pid + 10, pid + 11,pid + 16, pid + 17, pid + 18, pid + 19,pid + 24, pid + 25, pid + 26, pid + 27,pid + 28, pid + 29, pid + 30, pid + 31]:
    id_list.InsertNextId(i)
cell_ids.InsertNextValue(cell_id)
cell_id += 1
grid.InsertNextCell(VTK_QUADRATIC_HEXAHEDRON, id_list)

# Quadratic wedge: 2 sharing a triangle face
x_offset += 2.0
pid = point_id
# First wedge triangle face
points.InsertNextPoint(x_offset + 0.0, y_offset + 0.0, 1.0)
scalars.InsertNextValue(scalar)
scalar += scalar_step
point_id += 1
points.InsertNextPoint(x_offset + 1.0, y_offset + 0.0, 1.0)
scalars.InsertNextValue(scalar)
scalar += scalar_step
point_id += 1
points.InsertNextPoint(x_offset + 0.5, y_offset + 1.0, 1.0)
scalars.InsertNextValue(scalar)
scalar += scalar_step
point_id += 1
# Common triangle face
points.InsertNextPoint(x_offset + 0.0, y_offset + 0.0, 0.0)
scalars.InsertNextValue(scalar)
scalar += scalar_step
point_id += 1
points.InsertNextPoint(x_offset + 1.0, y_offset + 0.0, 0.0)
scalars.InsertNextValue(scalar)
scalar += scalar_step
point_id += 1
points.InsertNextPoint(x_offset + 0.5, y_offset + 1.0, 0.0)
scalars.InsertNextValue(scalar)
scalar += scalar_step
point_id += 1
# Second wedge triangle face
points.InsertNextPoint(x_offset + 0.1, y_offset + 0.1, -1.0)
scalars.InsertNextValue(scalar)
scalar += scalar_step
point_id += 1
points.InsertNextPoint(x_offset + 0.9, y_offset + 0.1, -1.0)
scalars.InsertNextValue(scalar)
scalar += scalar_step
point_id += 1
points.InsertNextPoint(x_offset + 0.5, y_offset + 0.9, -1.0)
scalars.InsertNextValue(scalar)
scalar += scalar_step
point_id += 1
# Mid-edge first triangle face
points.InsertNextPoint(x_offset + 0.5, y_offset + 0.0, 1.0)
scalars.InsertNextValue(scalar)
scalar += scalar_step
point_id += 1
points.InsertNextPoint(x_offset + 0.75, y_offset + 0.5, 1.0)
scalars.InsertNextValue(scalar)
scalar += scalar_step
point_id += 1
points.InsertNextPoint(x_offset + 0.25, y_offset + 0.5, 1.0)
scalars.InsertNextValue(scalar)
scalar += scalar_step
point_id += 1
# Mid-edge common triangle face
points.InsertNextPoint(x_offset + 0.5, y_offset + 0.0, 0.0)
scalars.InsertNextValue(scalar)
scalar += scalar_step
point_id += 1
points.InsertNextPoint(x_offset + 0.75, y_offset + 0.5, 0.0)
scalars.InsertNextValue(scalar)
scalar += scalar_step
point_id += 1
points.InsertNextPoint(x_offset + 0.25, y_offset + 0.5, 0.0)
scalars.InsertNextValue(scalar)
scalar += scalar_step
point_id += 1
# Mid-edge first wedge lateral
points.InsertNextPoint(x_offset + 0.0, y_offset + 0.0, 0.5)
scalars.InsertNextValue(scalar)
scalar += scalar_step
point_id += 1
points.InsertNextPoint(x_offset + 1.0, y_offset + 0.0, 0.5)
scalars.InsertNextValue(scalar)
scalar += scalar_step
point_id += 1
points.InsertNextPoint(x_offset + 0.5, y_offset + 1.0, 0.5)
scalars.InsertNextValue(scalar)
scalar += scalar_step
point_id += 1
# Mid-edge second wedge triangle face
points.InsertNextPoint(x_offset + 0.5, y_offset + 0.1, -1.0)
scalars.InsertNextValue(scalar)
scalar += scalar_step
point_id += 1
points.InsertNextPoint(x_offset + 0.7, y_offset + 0.5, -1.0)
scalars.InsertNextValue(scalar)
scalar += scalar_step
point_id += 1
points.InsertNextPoint(x_offset + 0.3, y_offset + 0.5, -1.0)
scalars.InsertNextValue(scalar)
scalar += scalar_step
point_id += 1
# Mid-edge second wedge lateral
points.InsertNextPoint(x_offset + 0.05, y_offset + 0.05, -0.5)
scalars.InsertNextValue(scalar)
scalar += scalar_step
point_id += 1
points.InsertNextPoint(x_offset + 0.95, y_offset + 0.05, -0.5)
scalars.InsertNextValue(scalar)
scalar += scalar_step
point_id += 1
points.InsertNextPoint(x_offset + 0.5, y_offset + 0.95, -0.5)
scalars.InsertNextValue(scalar)
scalar += scalar_step
point_id += 1
id_list = vtkIdList()
for i in [pid, pid + 1, pid + 2, pid + 3, pid + 4, pid + 5,pid + 9, pid + 10, pid + 11, pid + 12, pid + 13, pid + 14,pid + 15, pid + 16, pid + 17]:
    id_list.InsertNextId(i)
cell_ids.InsertNextValue(cell_id)
cell_id += 1
grid.InsertNextCell(VTK_QUADRATIC_WEDGE, id_list)
id_list = vtkIdList()
for i in [pid + 3, pid + 4, pid + 5, pid + 6, pid + 7, pid + 8,pid + 12, pid + 13, pid + 14, pid + 18, pid + 19, pid + 20,pid + 21, pid + 22, pid + 23]:
    id_list.InsertNextId(i)
cell_ids.InsertNextValue(cell_id)
cell_id += 1
grid.InsertNextCell(VTK_QUADRATIC_WEDGE, id_list)

# Quadratic pyramid: 2 sharing the base quad face
x_offset += 2.0
pid = point_id
# Quad face
points.InsertNextPoint(x_offset + 0.0, y_offset + 0.0, 0.2)
scalars.InsertNextValue(scalar)
scalar += scalar_step
point_id += 1
points.InsertNextPoint(x_offset + 1.0, y_offset + 0.0, 0.0)
scalars.InsertNextValue(scalar)
scalar += scalar_step
point_id += 1
points.InsertNextPoint(x_offset + 1.0, y_offset + 0.0, -1.0)
scalars.InsertNextValue(scalar)
scalar += scalar_step
point_id += 1
points.InsertNextPoint(x_offset + 0.0, y_offset + 0.0, -1.2)
scalars.InsertNextValue(scalar)
scalar += scalar_step
point_id += 1
# Top vertex
points.InsertNextPoint(x_offset + 0.5, y_offset + 1.0, -0.5)
scalars.InsertNextValue(scalar)
scalar += scalar_step
point_id += 1
# Bottom vertex
points.InsertNextPoint(x_offset + 0.5, y_offset - 1.0, -0.5)
scalars.InsertNextValue(scalar)
scalar += scalar_step
point_id += 1
# Mid-edge base
points.InsertNextPoint(x_offset + 0.5, y_offset + 0.0, 0.1)
scalars.InsertNextValue(scalar)
scalar += scalar_step
point_id += 1
points.InsertNextPoint(x_offset + 1.0, y_offset + 0.0, -0.5)
scalars.InsertNextValue(scalar)
scalar += scalar_step
point_id += 1
points.InsertNextPoint(x_offset + 0.5, y_offset + 0.0, -1.1)
scalars.InsertNextValue(scalar)
scalar += scalar_step
point_id += 1
points.InsertNextPoint(x_offset + 0.0, y_offset + 0.0, -0.5)
scalars.InsertNextValue(scalar)
scalar += scalar_step
point_id += 1
# Mid-edge to top
points.InsertNextPoint(x_offset + 0.25, y_offset + 0.5, -0.15)
scalars.InsertNextValue(scalar)
scalar += scalar_step
point_id += 1
points.InsertNextPoint(x_offset + 0.75, y_offset + 0.5, -0.25)
scalars.InsertNextValue(scalar)
scalar += scalar_step
point_id += 1
points.InsertNextPoint(x_offset + 0.75, y_offset + 0.5, -0.75)
scalars.InsertNextValue(scalar)
scalar += scalar_step
point_id += 1
points.InsertNextPoint(x_offset + 0.25, y_offset + 0.5, -0.85)
scalars.InsertNextValue(scalar)
scalar += scalar_step
point_id += 1
# Mid-edge to bottom
points.InsertNextPoint(x_offset + 0.25, y_offset - 0.5, -0.85)
scalars.InsertNextValue(scalar)
scalar += scalar_step
point_id += 1
points.InsertNextPoint(x_offset + 0.75, y_offset - 0.5, -0.75)
scalars.InsertNextValue(scalar)
scalar += scalar_step
point_id += 1
points.InsertNextPoint(x_offset + 0.75, y_offset - 0.5, -0.25)
scalars.InsertNextValue(scalar)
scalar += scalar_step
point_id += 1
points.InsertNextPoint(x_offset + 0.25, y_offset - 0.5, -0.15)
scalars.InsertNextValue(scalar)
scalar += scalar_step
point_id += 1
id_list = vtkIdList()
for i in [pid, pid + 1, pid + 2, pid + 3, pid + 4,pid + 6, pid + 7, pid + 8, pid + 9,pid + 10, pid + 11, pid + 12, pid + 13]:
    id_list.InsertNextId(i)
cell_ids.InsertNextValue(cell_id)
cell_id += 1
grid.InsertNextCell(VTK_QUADRATIC_PYRAMID, id_list)
id_list = vtkIdList()
for i in [pid + 3, pid + 2, pid + 1, pid, pid + 5,pid + 8, pid + 7, pid + 6, pid + 9,pid + 14, pid + 15, pid + 16, pid + 17]:
    id_list.InsertNextId(i)
cell_ids.InsertNextValue(cell_id)
cell_id += 1
grid.InsertNextCell(VTK_QUADRATIC_PYRAMID, id_list)

# ========== Polyhedron: 2 hexahedra sharing a face ==========
x_offset += 4.0
pid = point_id
points.InsertNextPoint(x_offset + 0.0, y_offset + 0.0, 0.0)
scalars.InsertNextValue(scalar)
scalar += scalar_step
point_id += 1
points.InsertNextPoint(x_offset + 2.0, y_offset + 0.0, 0.0)
scalars.InsertNextValue(scalar)
scalar += scalar_step
point_id += 1
points.InsertNextPoint(x_offset + 2.0, y_offset + 2.0, 0.0)
scalars.InsertNextValue(scalar)
scalar += scalar_step
point_id += 1
points.InsertNextPoint(x_offset + 0.0, y_offset + 2.0, 0.0)
scalars.InsertNextValue(scalar)
scalar += scalar_step
point_id += 1
points.InsertNextPoint(x_offset + 0.1, y_offset + 0.1, 3.0)
scalars.InsertNextValue(scalar)
scalar += scalar_step
point_id += 1
points.InsertNextPoint(x_offset + 0.9, y_offset + 0.1, 3.0)
scalars.InsertNextValue(scalar)
scalar += scalar_step
point_id += 1
points.InsertNextPoint(x_offset + 0.9, y_offset + 1.9, 3.0)
scalars.InsertNextValue(scalar)
scalar += scalar_step
point_id += 1
points.InsertNextPoint(x_offset + 0.1, y_offset + 1.9, 3.0)
scalars.InsertNextValue(scalar)
scalar += scalar_step
point_id += 1
points.InsertNextPoint(x_offset + 0.0, y_offset + 0.0, 4.0)
scalars.InsertNextValue(scalar)
scalar += scalar_step
point_id += 1
points.InsertNextPoint(x_offset + 2.0, y_offset + 0.0, 4.0)
scalars.InsertNextValue(scalar)
scalar += scalar_step
point_id += 1
points.InsertNextPoint(x_offset + 2.0, y_offset + 2.0, 5.0)
scalars.InsertNextValue(scalar)
scalar += scalar_step
point_id += 1
points.InsertNextPoint(x_offset + 0.0, y_offset + 2.0, 5.0)
scalars.InsertNextValue(scalar)
scalar += scalar_step
point_id += 1

# Polyhedron faces for first hex
face_stream_1 = [6,
                 4, pid, pid + 4, pid + 7, pid + 3,
                 4, pid + 1, pid + 2, pid + 6, pid + 5,
                 4, pid, pid + 1, pid + 5, pid + 4,
                 4, pid + 3, pid + 7, pid + 6, pid + 2,
                 4, pid, pid + 3, pid + 2, pid + 1,
                 4, pid + 4, pid + 5, pid + 6, pid + 7]
id_list_1 = vtkIdList()
for v in face_stream_1:
    id_list_1.InsertNextId(v)
cell_ids.InsertNextValue(cell_id)
cell_id += 1
grid.InsertNextCell(42, id_list_1)  # VTK_POLYHEDRON = 42

# Polyhedron faces for second hex
face_stream_2 = [6,
                 4, pid + 4, pid + 8, pid + 11, pid + 7,
                 4, pid + 5, pid + 6, pid + 10, pid + 9,
                 4, pid + 4, pid + 5, pid + 9, pid + 8,
                 4, pid + 7, pid + 11, pid + 10, pid + 6,
                 4, pid + 4, pid + 7, pid + 6, pid + 5,
                 4, pid + 8, pid + 9, pid + 10, pid + 11]
id_list_2 = vtkIdList()
for v in face_stream_2:
    id_list_2.InsertNextId(v)
cell_ids.InsertNextValue(cell_id)
cell_id += 1
grid.InsertNextCell(42, id_list_2)  # VTK_POLYHEDRON = 42

# ========== Assemble grid ==========
grid.SetPoints(points)
grid.GetPointData().SetScalars(scalars)
grid.GetCellData().SetScalars(cell_ids)

# Unstructured grid geometry filter
geom = vtkUnstructuredGridGeometryFilter()
geom.SetInputData(grid)
geom.Update()

# Geometry filter for final surface
linear_geom = vtkGeometryFilter()
linear_geom.SetInputConnection(geom.GetOutputPort())
linear_geom.Update()

# Blue-to-red lookup table
lut = vtkLookupTable()
lut.SetHueRange(0.667, 0.0)

# Mapper
mapper = vtkPolyDataMapper()
mapper.SetLookupTable(lut)
mapper.SetInputConnection(linear_geom.GetOutputPort())
if linear_geom.GetOutput().GetPointData().GetScalars():
    mapper.SetScalarRange(linear_geom.GetOutput().GetPointData().GetScalars().GetRange())

actor = vtkActor()
actor.SetMapper(mapper)

# Renderer
renderer = vtkRenderer()
renderer.SetBackground(0.5, 0.5, 0.5)
renderer.AddActor(actor)

# Window
render_window = vtkRenderWindow()
render_window.SetSize(300, 300)
render_window.AddRenderer(renderer)
render_window.SetWindowName("unstructuredgrid filter")

# Interactor
interactor = vtkRenderWindowInteractor()
interactor.SetRenderWindow(render_window)

render_window.Render()
interactor.Start()
